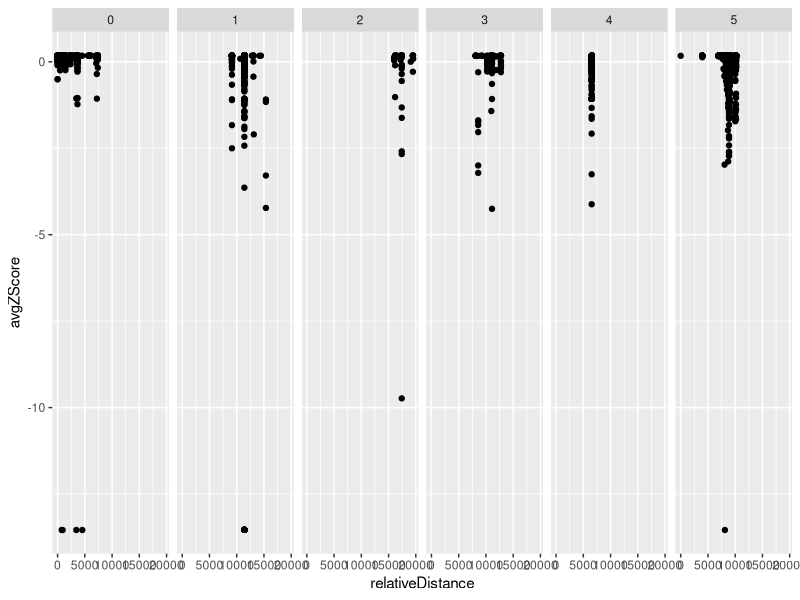
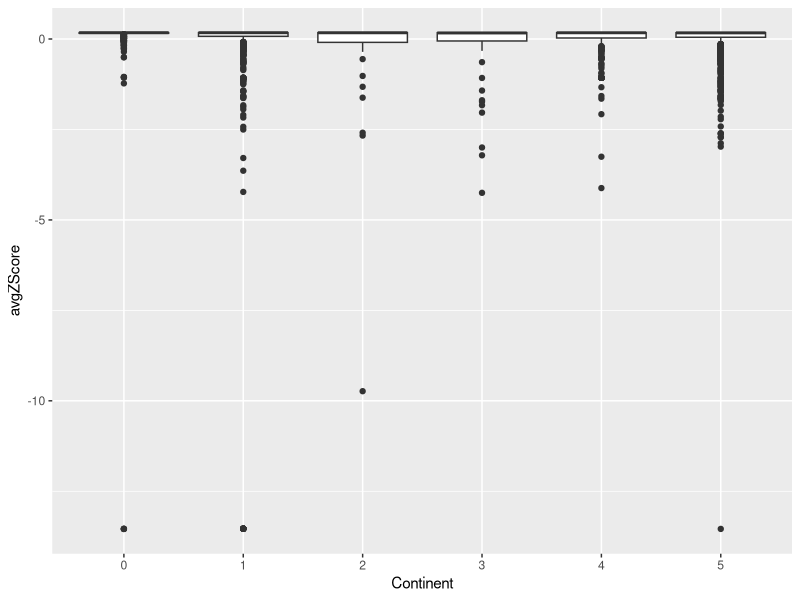
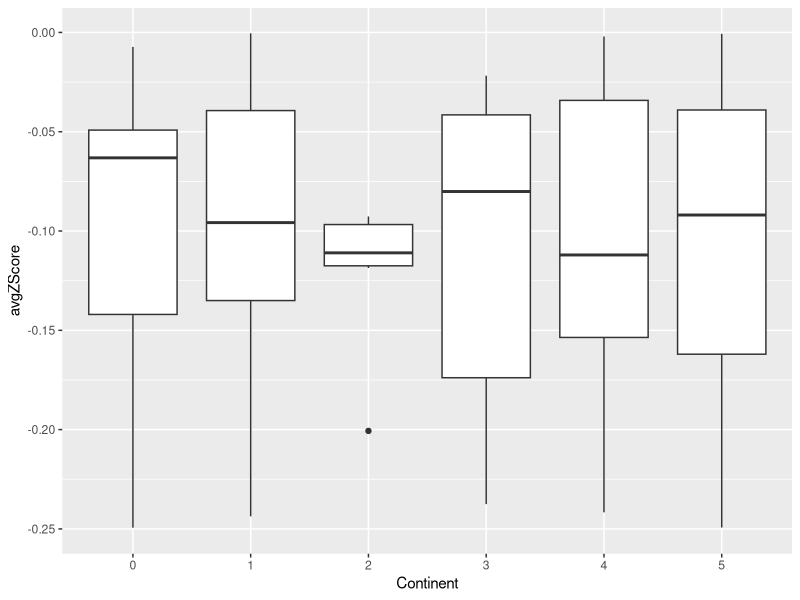

Recreate these plots in R, in order.
## ---- chunk 1
knitr::opts_chunk$set(echo = TRUE)
## ---- chunk 2
zscores <- read.csv("./zscores.csv")
head(zscores, 4)
## ---- chunk 3
library(ggplot2)
g <- ggplot(zscores, aes(relativeDistance, avgZScore))
g <- g + facet_grid(.~Continent)
g + geom_point()
## ---- chunk 4
zscores$Continent <- as.factor(zscores$Continent)
h <- ggplot(zscores, aes(Continent, avgZScore))
h <- h + geom_boxplot()
h
## ---- chunk 5
h + ylim(-0.25, 0)
